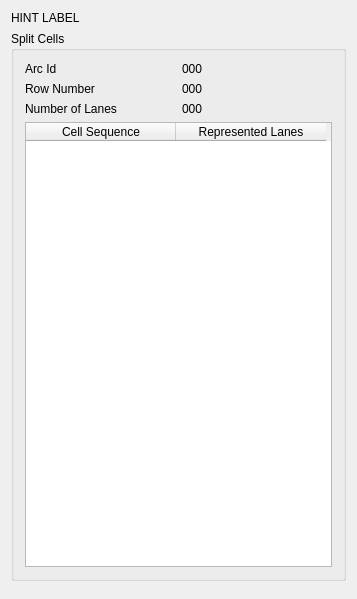
<?xml version="1.0" encoding="UTF-8"?>
<ui version="4.0">
 <class>DSplitCellPanel</class>
 <widget class="QWidget" name="DSplitCellPanel">
  <property name="geometry">
   <rect>
    <x>0</x>
    <y>0</y>
    <width>357</width>
    <height>599</height>
   </rect>
  </property>
  <property name="windowTitle">
   <string>DSplitCellPanel</string>
  </property>
  <layout class="QVBoxLayout" name="verticalLayout">
   <item>
    <widget class="QLabel" name="hint_label">
     <property name="text">
      <string>HINT LABEL</string>
     </property>
    </widget>
   </item>
   <item>
    <widget class="QGroupBox" name="groupBox">
     <property name="title">
      <string>Split Cells</string>
     </property>
     <layout class="QVBoxLayout" name="verticalLayout_2">
      <item>
       <layout class="QGridLayout" name="gridLayout">
        <item row="0" column="0">
         <widget class="QLabel" name="arcIdText_label">
          <property name="text">
           <string>Arc Id</string>
          </property>
         </widget>
        </item>
        <item row="0" column="1">
         <widget class="QLabel" name="arcId_label">
          <property name="text">
           <string>000</string>
          </property>
         </widget>
        </item>
        <item row="1" column="0">
         <widget class="QLabel" name="rowNumText_label">
          <property name="text">
           <string>Row Number</string>
          </property>
         </widget>
        </item>
        <item row="1" column="1">
         <widget class="QLabel" name="rowNum_label">
          <property name="text">
           <string>000</string>
          </property>
         </widget>
        </item>
        <item row="2" column="0">
         <widget class="QLabel" name="laneNumText_label">
          <property name="text">
           <string>Number of Lanes</string>
          </property>
         </widget>
        </item>
        <item row="2" column="1">
         <widget class="QLabel" name="laneNum_label">
          <property name="text">
           <string>000</string>
          </property>
         </widget>
        </item>
       </layout>
      </item>
      <item>
       <widget class="QTableWidget" name="cellSplit_tableWidget">
        <property name="sizePolicy">
         <sizepolicy hsizetype="MinimumExpanding" vsizetype="Expanding">
          <horstretch>0</horstretch>
          <verstretch>0</verstretch>
         </sizepolicy>
        </property>
        <property name="horizontalScrollBarPolicy">
         <enum>Qt::ScrollBarAlwaysOff</enum>
        </property>
        <property name="selectionBehavior">
         <enum>QAbstractItemView::SelectRows</enum>
        </property>
        <attribute name="horizontalHeaderDefaultSectionSize">
         <number>150</number>
        </attribute>
        <column>
         <property name="text">
          <string>Cell Sequence</string>
         </property>
        </column>
        <column>
         <property name="text">
          <string>Represented Lanes</string>
         </property>
        </column>
       </widget>
      </item>
     </layout>
    </widget>
   </item>
   <item>
    <spacer name="verticalSpacer_2">
     <property name="orientation">
      <enum>Qt::Vertical</enum>
     </property>
    </spacer>
   </item>
  </layout>
 </widget>
 <layoutdefault spacing="6" margin="11"/>
 <resources/>
 <connections/>
</ui>
